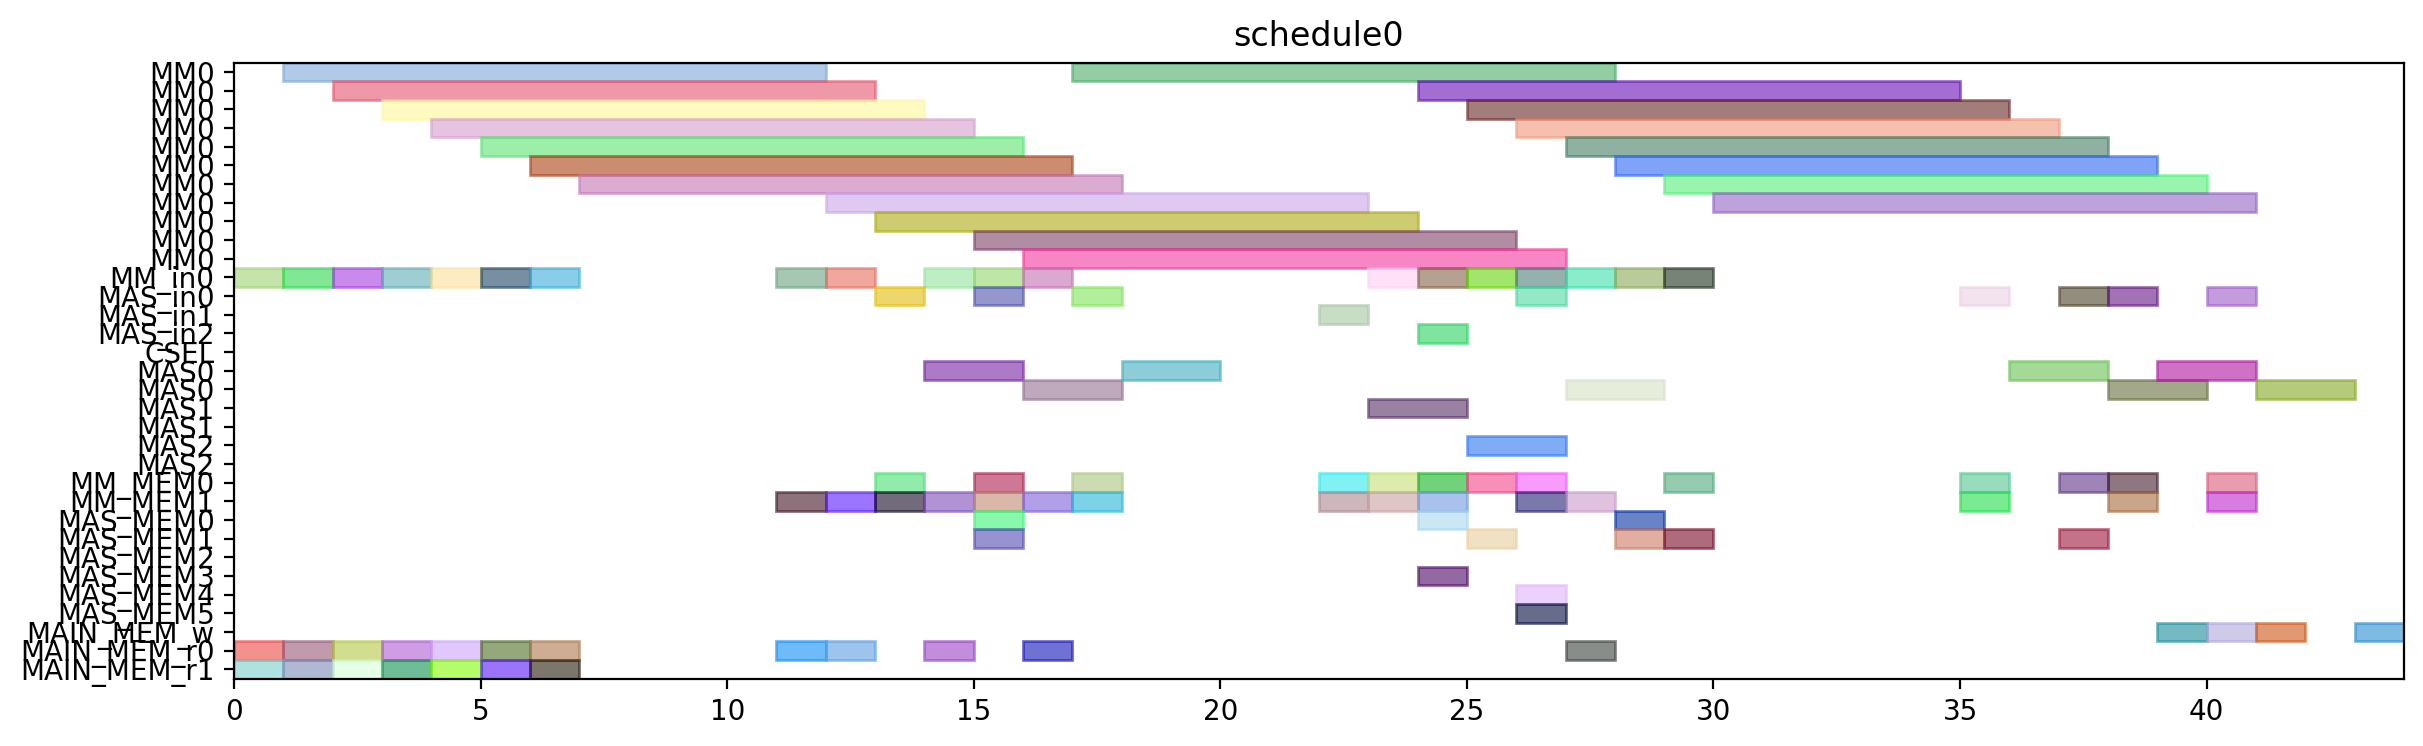

This figure's Python source:
from pyschedule import Scenario, solvers, plotters, alt


def solve():
	horizon = 120
	S = Scenario("schedule0", horizon=horizon)

	# resource
	MM = S.Resources('MM', num=1, size=11)
	MM_in = S.Resources('MM_in', num=1)
	MAS_in = S.Resources('MAS_in', num=3)
	CSEL = S.Resource('CSEL')
	MAS = S.Resources('MAS', num=3, size=2, periods=range(1, horizon))
	MM_MEM = S.Resources('MM_MEM', num=2)
	MAS_MEM = S.Resources('MAS_MEM', num=6)
	MAIN_MEM_w = S.Resource('MAIN_MEM_w', size=1)
	MAIN_MEM_r = S.Resources('MAIN_MEM_r', num=2)

	# result of previous scheduling

	# new tasks
	T1 = S.Task('T1', length=11, delay_cost=1)
	T1 += alt(MM)
	T1_in = S.Task('T1_in', length=1, delay_cost=1)
	T1_in += alt(MM_in)
	S += T1_in*MM_in[0]<=T1*MM[0]
	T1_mem0 = S.Task('T1_mem0', length=1, delay_cost=1)
	T1_mem0 += MAIN_MEM_r[0]
	S += T1_mem0 <= T1

	T1_mem1 = S.Task('T1_mem1', length=1, delay_cost=1)
	T1_mem1 += MAIN_MEM_r[1]
	S += T1_mem1 <= T1

	T2 = S.Task('T2', length=11, delay_cost=1)
	T2 += alt(MM)
	T2_in = S.Task('T2_in', length=1, delay_cost=1)
	T2_in += alt(MM_in)
	S += T2_in*MM_in[0]<=T2*MM[0]
	T2_mem0 = S.Task('T2_mem0', length=1, delay_cost=1)
	T2_mem0 += MAIN_MEM_r[0]
	S += T2_mem0 <= T2

	T2_mem1 = S.Task('T2_mem1', length=1, delay_cost=1)
	T2_mem1 += MAIN_MEM_r[1]
	S += T2_mem1 <= T2

	T3 = S.Task('T3', length=11, delay_cost=1)
	T3 += alt(MM)
	T3_in = S.Task('T3_in', length=1, delay_cost=1)
	T3_in += alt(MM_in)
	S += T3_in*MM_in[0]<=T3*MM[0]
	T3_mem0 = S.Task('T3_mem0', length=1, delay_cost=1)
	T3_mem0 += MAIN_MEM_r[0]
	S += T3_mem0 <= T3

	T3_mem1 = S.Task('T3_mem1', length=1, delay_cost=1)
	T3_mem1 += MAIN_MEM_r[1]
	S += T3_mem1 <= T3

	T4 = S.Task('T4', length=11, delay_cost=1)
	T4 += alt(MM)
	T4_in = S.Task('T4_in', length=1, delay_cost=1)
	T4_in += alt(MM_in)
	S += T4_in*MM_in[0]<=T4*MM[0]
	T4_mem0 = S.Task('T4_mem0', length=1, delay_cost=1)
	T4_mem0 += MAIN_MEM_r[0]
	S += T4_mem0 <= T4

	T4_mem1 = S.Task('T4_mem1', length=1, delay_cost=1)
	T4_mem1 += MAIN_MEM_r[1]
	S += T4_mem1 <= T4

	T5 = S.Task('T5', length=11, delay_cost=1)
	T5 += alt(MM)
	T5_in = S.Task('T5_in', length=1, delay_cost=1)
	T5_in += alt(MM_in)
	S += T5_in*MM_in[0]<=T5*MM[0]
	T5_mem0 = S.Task('T5_mem0', length=1, delay_cost=1)
	T5_mem0 += MAIN_MEM_r[0]
	S += T5_mem0 <= T5

	T5_mem1 = S.Task('T5_mem1', length=1, delay_cost=1)
	T5_mem1 += MAIN_MEM_r[1]
	S += T5_mem1 <= T5

	T6 = S.Task('T6', length=11, delay_cost=1)
	T6 += alt(MM)
	T6_in = S.Task('T6_in', length=1, delay_cost=1)
	T6_in += alt(MM_in)
	S += T6_in*MM_in[0]<=T6*MM[0]
	T6_mem0 = S.Task('T6_mem0', length=1, delay_cost=1)
	T6_mem0 += MAIN_MEM_r[0]
	S += T6_mem0 <= T6

	T6_mem1 = S.Task('T6_mem1', length=1, delay_cost=1)
	T6_mem1 += MAIN_MEM_r[1]
	S += T6_mem1 <= T6

	T7 = S.Task('T7', length=11, delay_cost=1)
	T7 += alt(MM)
	T7_in = S.Task('T7_in', length=1, delay_cost=1)
	T7_in += alt(MM_in)
	S += T7_in*MM_in[0]<=T7*MM[0]
	T7_mem0 = S.Task('T7_mem0', length=1, delay_cost=1)
	T7_mem0 += MAIN_MEM_r[0]
	S += T7_mem0 <= T7

	T7_mem1 = S.Task('T7_mem1', length=1, delay_cost=1)
	T7_mem1 += MAIN_MEM_r[1]
	S += T7_mem1 <= T7

	T8 = S.Task('T8', length=11, delay_cost=1)
	T8 += alt(MM)
	T8_in = S.Task('T8_in', length=1, delay_cost=1)
	T8_in += alt(MM_in)
	S += T8_in*MM_in[0]<=T8*MM[0]
	T8_mem0 = S.Task('T8_mem0', length=1, delay_cost=1)
	T8_mem0 += MAIN_MEM_r[0]
	S += T8_mem0 <= T8

	T8_mem1 = S.Task('T8_mem1', length=1, delay_cost=1)
	T8_mem1 += alt(MM_MEM)
	S += (T1*MM[0])-1 < T8_mem1*MM_MEM[1]
	S += T8_mem1 <= T8

	T9 = S.Task('T9', length=11, delay_cost=1)
	T9 += alt(MM)
	T9_in = S.Task('T9_in', length=1, delay_cost=1)
	T9_in += alt(MM_in)
	S += T9_in*MM_in[0]<=T9*MM[0]
	T9_mem0 = S.Task('T9_mem0', length=1, delay_cost=1)
	T9_mem0 += MAIN_MEM_r[0]
	S += T9_mem0 <= T9

	T9_mem1 = S.Task('T9_mem1', length=1, delay_cost=1)
	T9_mem1 += alt(MM_MEM)
	S += (T1*MM[0])-1 < T9_mem1*MM_MEM[1]
	S += T9_mem1 <= T9

	T10 = S.Task('T10', length=11, delay_cost=1)
	T10 += alt(MM)
	T10_in = S.Task('T10_in', length=1, delay_cost=1)
	T10_in += alt(MM_in)
	S += T10_in*MM_in[0]<=T10*MM[0]
	T10_mem0 = S.Task('T10_mem0', length=1, delay_cost=1)
	T10_mem0 += MAIN_MEM_r[0]
	S += T10_mem0 <= T10

	T10_mem1 = S.Task('T10_mem1', length=1, delay_cost=1)
	T10_mem1 += alt(MM_MEM)
	S += (T3*MM[0])-1 < T10_mem1*MM_MEM[1]
	S += T10_mem1 <= T10

	T11 = S.Task('T11', length=11, delay_cost=1)
	T11 += alt(MM)
	T11_in = S.Task('T11_in', length=1, delay_cost=1)
	T11_in += alt(MM_in)
	S += T11_in*MM_in[0]<=T11*MM[0]
	T11_mem0 = S.Task('T11_mem0', length=1, delay_cost=1)
	T11_mem0 += MAIN_MEM_r[0]
	S += T11_mem0 <= T11

	T11_mem1 = S.Task('T11_mem1', length=1, delay_cost=1)
	T11_mem1 += alt(MM_MEM)
	S += (T3*MM[0])-1 < T11_mem1*MM_MEM[1]
	S += T11_mem1 <= T11

	T12 = S.Task('T12', length=2, delay_cost=1)
	T12 += alt(MAS)
	T12_in = S.Task('T12_in', length=1, delay_cost=1)
	T12_in += alt(MAS_in)
	S += T12_in*MAS_in[0]<=T12*MAS[0]

	S += T12_in*MAS_in[1]<=T12*MAS[1]

	S += T12_in*MAS_in[2]<=T12*MAS[2]

	T12_mem0 = S.Task('T12_mem0', length=1, delay_cost=1)
	T12_mem0 += alt(MM_MEM)
	S += (T4*MM[0])-1 < T12_mem0*MM_MEM[0]
	S += T12_mem0 <= T12

	T12_mem1 = S.Task('T12_mem1', length=1, delay_cost=1)
	T12_mem1 += alt(MM_MEM)
	S += (T2*MM[0])-1 < T12_mem1*MM_MEM[1]
	S += T12_mem1 <= T12

	T13 = S.Task('T13', length=2, delay_cost=1)
	T13 += alt(MAS)
	T13_in = S.Task('T13_in', length=1, delay_cost=1)
	T13_in += alt(MAS_in)
	S += T13_in*MAS_in[0]<=T13*MAS[0]

	S += T13_in*MAS_in[1]<=T13*MAS[1]

	S += T13_in*MAS_in[2]<=T13*MAS[2]

	T13_mem0 = S.Task('T13_mem0', length=1, delay_cost=1)
	T13_mem0 += alt(MM_MEM)
	S += (T4*MM[0])-1 < T13_mem0*MM_MEM[0]
	S += T13_mem0 <= T13

	T13_mem1 = S.Task('T13_mem1', length=1, delay_cost=1)
	T13_mem1 += alt(MM_MEM)
	S += (T2*MM[0])-1 < T13_mem1*MM_MEM[1]
	S += T13_mem1 <= T13

	T15 = S.Task('T15', length=2, delay_cost=1)
	T15 += alt(MAS)
	T15_in = S.Task('T15_in', length=1, delay_cost=1)
	T15_in += alt(MAS_in)
	S += T15_in*MAS_in[0]<=T15*MAS[0]

	S += T15_in*MAS_in[1]<=T15*MAS[1]

	S += T15_in*MAS_in[2]<=T15*MAS[2]

	T15_mem0 = S.Task('T15_mem0', length=1, delay_cost=1)
	T15_mem0 += alt(MM_MEM)
	S += (T7*MM[0])-1 < T15_mem0*MM_MEM[0]
	S += T15_mem0 <= T15

	T15_mem1 = S.Task('T15_mem1', length=1, delay_cost=1)
	T15_mem1 += alt(MM_MEM)
	S += (T7*MM[0])-1 < T15_mem1*MM_MEM[1]
	S += T15_mem1 <= T15

	T14 = S.Task('T14', length=11, delay_cost=1)
	T14 += alt(MM)
	T14_in = S.Task('T14_in', length=1, delay_cost=1)
	T14_in += alt(MM_in)
	S += T14_in*MM_in[0]<=T14*MM[0]
	T14_mem0 = S.Task('T14_mem0', length=1, delay_cost=1)
	T14_mem0 += alt(MAS_MEM)
	S += (T13*MAS[0])-1 < T14_mem0*MAS_MEM[0]
	S += (T13*MAS[1])-1 < T14_mem0*MAS_MEM[2]
	S += (T13*MAS[2])-1 < T14_mem0*MAS_MEM[4]
	S += T14_mem0 <= T14

	T14_mem1 = S.Task('T14_mem1', length=1, delay_cost=1)
	T14_mem1 += alt(MAS_MEM)
	S += (T13*MAS[0])-1 < T14_mem1*MAS_MEM[1]
	S += (T13*MAS[1])-1 < T14_mem1*MAS_MEM[3]
	S += (T13*MAS[2])-1 < T14_mem1*MAS_MEM[5]
	S += T14_mem1 <= T14

	T16 = S.Task('T16', length=11, delay_cost=1)
	T16 += alt(MM)
	T16_in = S.Task('T16_in', length=1, delay_cost=1)
	T16_in += alt(MM_in)
	S += T16_in*MM_in[0]<=T16*MM[0]
	T16_mem0 = S.Task('T16_mem0', length=1, delay_cost=1)
	T16_mem0 += alt(MM_MEM)
	S += (T1*MM[0])-1 < T16_mem0*MM_MEM[0]
	S += T16_mem0 <= T16

	T16_mem1 = S.Task('T16_mem1', length=1, delay_cost=1)
	T16_mem1 += alt(MM_MEM)
	S += (T8*MM[0])-1 < T16_mem1*MM_MEM[1]
	S += T16_mem1 <= T16

	T17 = S.Task('T17', length=11, delay_cost=1)
	T17 += alt(MM)
	T17_in = S.Task('T17_in', length=1, delay_cost=1)
	T17_in += alt(MM_in)
	S += T17_in*MM_in[0]<=T17*MM[0]
	T17_mem0 = S.Task('T17_mem0', length=1, delay_cost=1)
	T17_mem0 += alt(MM_MEM)
	S += (T8*MM[0])-1 < T17_mem0*MM_MEM[0]
	S += T17_mem0 <= T17

	T17_mem1 = S.Task('T17_mem1', length=1, delay_cost=1)
	T17_mem1 += alt(MAS_MEM)
	S += (T15*MAS[0])-1 < T17_mem1*MAS_MEM[1]
	S += (T15*MAS[1])-1 < T17_mem1*MAS_MEM[3]
	S += (T15*MAS[2])-1 < T17_mem1*MAS_MEM[5]
	S += T17_mem1 <= T17

	T18 = S.Task('T18', length=2, delay_cost=1)
	T18 += alt(MAS)
	T18_in = S.Task('T18_in', length=1, delay_cost=1)
	T18_in += alt(MAS_in)
	S += T18_in*MAS_in[0]<=T18*MAS[0]

	S += T18_in*MAS_in[1]<=T18*MAS[1]

	S += T18_in*MAS_in[2]<=T18*MAS[2]

	T18_mem0 = S.Task('T18_mem0', length=1, delay_cost=1)
	T18_mem0 += alt(MM_MEM)
	S += (T5*MM[0])-1 < T18_mem0*MM_MEM[0]
	S += T18_mem0 <= T18

	T18_mem1 = S.Task('T18_mem1', length=1, delay_cost=1)
	T18_mem1 += alt(MM_MEM)
	S += (T9*MM[0])-1 < T18_mem1*MM_MEM[1]
	S += T18_mem1 <= T18

	T19 = S.Task('T19', length=2, delay_cost=1)
	T19 += alt(MAS)
	T19_in = S.Task('T19_in', length=1, delay_cost=1)
	T19_in += alt(MAS_in)
	S += T19_in*MAS_in[0]<=T19*MAS[0]

	S += T19_in*MAS_in[1]<=T19*MAS[1]

	S += T19_in*MAS_in[2]<=T19*MAS[2]

	T19_mem0 = S.Task('T19_mem0', length=1, delay_cost=1)
	T19_mem0 += alt(MM_MEM)
	S += (T5*MM[0])-1 < T19_mem0*MM_MEM[0]
	S += T19_mem0 <= T19

	T19_mem1 = S.Task('T19_mem1', length=1, delay_cost=1)
	T19_mem1 += alt(MM_MEM)
	S += (T9*MM[0])-1 < T19_mem1*MM_MEM[1]
	S += T19_mem1 <= T19

	T21 = S.Task('T21', length=2, delay_cost=1)
	T21 += alt(MAS)
	T21_in = S.Task('T21_in', length=1, delay_cost=1)
	T21_in += alt(MAS_in)
	S += T21_in*MAS_in[0]<=T21*MAS[0]

	S += T21_in*MAS_in[1]<=T21*MAS[1]

	S += T21_in*MAS_in[2]<=T21*MAS[2]

	T21_mem0 = S.Task('T21_mem0', length=1, delay_cost=1)
	T21_mem0 += alt(MM_MEM)
	S += (T6*MM[0])-1 < T21_mem0*MM_MEM[0]
	S += T21_mem0 <= T21

	T21_mem1 = S.Task('T21_mem1', length=1, delay_cost=1)
	T21_mem1 += alt(MM_MEM)
	S += (T10*MM[0])-1 < T21_mem1*MM_MEM[1]
	S += T21_mem1 <= T21

	T24 = S.Task('T24', length=11, delay_cost=1)
	T24 += alt(MM)
	T24_in = S.Task('T24_in', length=1, delay_cost=1)
	T24_in += alt(MM_in)
	S += T24_in*MM_in[0]<=T24*MM[0]
	T24_mem0 = S.Task('T24_mem0', length=1, delay_cost=1)
	T24_mem0 += alt(MM_MEM)
	S += (T11*MM[0])-1 < T24_mem0*MM_MEM[0]
	S += T24_mem0 <= T24

	T24_mem1 = S.Task('T24_mem1', length=1, delay_cost=1)
	T24_mem1 += alt(MAS_MEM)
	S += (T12*MAS[0])-1 < T24_mem1*MAS_MEM[1]
	S += (T12*MAS[1])-1 < T24_mem1*MAS_MEM[3]
	S += (T12*MAS[2])-1 < T24_mem1*MAS_MEM[5]
	S += T24_mem1 <= T24

	T20 = S.Task('T20', length=11, delay_cost=1)
	T20 += alt(MM)
	T20_in = S.Task('T20_in', length=1, delay_cost=1)
	T20_in += alt(MM_in)
	S += T20_in*MM_in[0]<=T20*MM[0]
	T20_mem0 = S.Task('T20_mem0', length=1, delay_cost=1)
	T20_mem0 += alt(MAS_MEM)
	S += (T15*MAS[0])-1 < T20_mem0*MAS_MEM[0]
	S += (T15*MAS[1])-1 < T20_mem0*MAS_MEM[2]
	S += (T15*MAS[2])-1 < T20_mem0*MAS_MEM[4]
	S += T20_mem0 <= T20

	T20_mem1 = S.Task('T20_mem1', length=1, delay_cost=1)
	T20_mem1 += alt(MAS_MEM)
	S += (T18*MAS[0])-1 < T20_mem1*MAS_MEM[1]
	S += (T18*MAS[1])-1 < T20_mem1*MAS_MEM[3]
	S += (T18*MAS[2])-1 < T20_mem1*MAS_MEM[5]
	S += T20_mem1 <= T20

	T22 = S.Task('T22', length=11, delay_cost=1)
	T22 += alt(MM)
	T22_in = S.Task('T22_in', length=1, delay_cost=1)
	T22_in += alt(MM_in)
	S += T22_in*MM_in[0]<=T22*MM[0]
	T22_mem0 = S.Task('T22_mem0', length=1, delay_cost=1)
	T22_mem0 += alt(MAS_MEM)
	S += (T21*MAS[0])-1 < T22_mem0*MAS_MEM[0]
	S += (T21*MAS[1])-1 < T22_mem0*MAS_MEM[2]
	S += (T21*MAS[2])-1 < T22_mem0*MAS_MEM[4]
	S += T22_mem0 <= T22

	T22_mem1 = S.Task('T22_mem1', length=1, delay_cost=1)
	T22_mem1 += alt(MAS_MEM)
	S += (T21*MAS[0])-1 < T22_mem1*MAS_MEM[1]
	S += (T21*MAS[1])-1 < T22_mem1*MAS_MEM[3]
	S += (T21*MAS[2])-1 < T22_mem1*MAS_MEM[5]
	S += T22_mem1 <= T22

	T23 = S.Task('T23', length=11, delay_cost=1)
	T23 += alt(MM)
	T23_in = S.Task('T23_in', length=1, delay_cost=1)
	T23_in += alt(MM_in)
	S += T23_in*MM_in[0]<=T23*MM[0]
	T23_mem0 = S.Task('T23_mem0', length=1, delay_cost=1)
	T23_mem0 += alt(MAS_MEM)
	S += (T19*MAS[0])-1 < T23_mem0*MAS_MEM[0]
	S += (T19*MAS[1])-1 < T23_mem0*MAS_MEM[2]
	S += (T19*MAS[2])-1 < T23_mem0*MAS_MEM[4]
	S += T23_mem0 <= T23

	T23_mem1 = S.Task('T23_mem1', length=1, delay_cost=1)
	T23_mem1 += alt(MAS_MEM)
	S += (T19*MAS[0])-1 < T23_mem1*MAS_MEM[1]
	S += (T19*MAS[1])-1 < T23_mem1*MAS_MEM[3]
	S += (T19*MAS[2])-1 < T23_mem1*MAS_MEM[5]
	S += T23_mem1 <= T23

	Z2_new = S.Task('Z2_new', length=11, delay_cost=1)
	Z2_new += alt(MM)
	Z2_new_in = S.Task('Z2_new_in', length=1, delay_cost=1)
	Z2_new_in += alt(MM_in)
	S += Z2_new_in*MM_in[0]<=Z2_new*MM[0]
	S += 0<Z2_new

	Z2_new_w = S.Task('Z2_new_w', length=1, delay_cost=1)
	Z2_new_w += alt(MAIN_MEM_w)
	S += Z2_new <= Z2_new_w

	Z2_new_mem0 = S.Task('Z2_new_mem0', length=1, delay_cost=1)
	Z2_new_mem0 += MAIN_MEM_r[0]
	S += Z2_new_mem0 <= Z2_new

	Z2_new_mem1 = S.Task('Z2_new_mem1', length=1, delay_cost=1)
	Z2_new_mem1 += alt(MM_MEM)
	S += (T14*MM[0])-1 < Z2_new_mem1*MM_MEM[1]
	S += Z2_new_mem1 <= Z2_new

	T25 = S.Task('T25', length=2, delay_cost=1)
	T25 += alt(MAS)
	T25_in = S.Task('T25_in', length=1, delay_cost=1)
	T25_in += alt(MAS_in)
	S += T25_in*MAS_in[0]<=T25*MAS[0]

	S += T25_in*MAS_in[1]<=T25*MAS[1]

	S += T25_in*MAS_in[2]<=T25*MAS[2]

	T25_mem0 = S.Task('T25_mem0', length=1, delay_cost=1)
	T25_mem0 += alt(MM_MEM)
	S += (T20*MM[0])-1 < T25_mem0*MM_MEM[0]
	S += T25_mem0 <= T25

	T25_mem1 = S.Task('T25_mem1', length=1, delay_cost=1)
	T25_mem1 += alt(MM_MEM)
	S += (T20*MM[0])-1 < T25_mem1*MM_MEM[1]
	S += T25_mem1 <= T25

	X2_new = S.Task('X2_new', length=2, delay_cost=1)
	X2_new += alt(MAS)
	X2_new_in = S.Task('X2_new_in', length=1, delay_cost=1)
	X2_new_in += alt(MAS_in)
	S += X2_new_in*MAS_in[0]<=X2_new*MAS[0]

	S += X2_new_in*MAS_in[1]<=X2_new*MAS[1]

	S += X2_new_in*MAS_in[2]<=X2_new*MAS[2]

	S += 0<X2_new

	X2_new_w = S.Task('X2_new_w', length=1, delay_cost=1)
	X2_new_w += alt(MAIN_MEM_w)
	S += X2_new <= X2_new_w

	X2_new_mem0 = S.Task('X2_new_mem0', length=1, delay_cost=1)
	X2_new_mem0 += alt(MM_MEM)
	S += (T22*MM[0])-1 < X2_new_mem0*MM_MEM[0]
	S += X2_new_mem0 <= X2_new

	X2_new_mem1 = S.Task('X2_new_mem1', length=1, delay_cost=1)
	X2_new_mem1 += alt(MM_MEM)
	S += (T24*MM[0])-1 < X2_new_mem1*MM_MEM[1]
	S += X2_new_mem1 <= X2_new

	X1_new = S.Task('X1_new', length=2, delay_cost=1)
	X1_new += alt(MAS)
	X1_new_in = S.Task('X1_new_in', length=1, delay_cost=1)
	X1_new_in += alt(MAS_in)
	S += X1_new_in*MAS_in[0]<=X1_new*MAS[0]

	S += X1_new_in*MAS_in[1]<=X1_new*MAS[1]

	S += X1_new_in*MAS_in[2]<=X1_new*MAS[2]

	S += 0<X1_new

	X1_new_w = S.Task('X1_new_w', length=1, delay_cost=1)
	X1_new_w += alt(MAIN_MEM_w)
	S += X1_new <= X1_new_w

	X1_new_mem0 = S.Task('X1_new_mem0', length=1, delay_cost=1)
	X1_new_mem0 += alt(MM_MEM)
	S += (T23*MM[0])-1 < X1_new_mem0*MM_MEM[0]
	S += X1_new_mem0 <= X1_new

	X1_new_mem1 = S.Task('X1_new_mem1', length=1, delay_cost=1)
	X1_new_mem1 += alt(MM_MEM)
	S += (T17*MM[0])-1 < X1_new_mem1*MM_MEM[1]
	S += X1_new_mem1 <= X1_new

	Z1_new = S.Task('Z1_new', length=2, delay_cost=1)
	Z1_new += alt(MAS)
	Z1_new_in = S.Task('Z1_new_in', length=1, delay_cost=1)
	Z1_new_in += alt(MAS_in)
	S += Z1_new_in*MAS_in[0]<=Z1_new*MAS[0]

	S += Z1_new_in*MAS_in[1]<=Z1_new*MAS[1]

	S += Z1_new_in*MAS_in[2]<=Z1_new*MAS[2]

	S += 0<Z1_new

	Z1_new_w = S.Task('Z1_new_w', length=1, delay_cost=1)
	Z1_new_w += alt(MAIN_MEM_w)
	S += Z1_new <= Z1_new_w

	Z1_new_mem0 = S.Task('Z1_new_mem0', length=1, delay_cost=1)
	Z1_new_mem0 += alt(MM_MEM)
	S += (T16*MM[0])-1 < Z1_new_mem0*MM_MEM[0]
	S += Z1_new_mem0 <= Z1_new

	Z1_new_mem1 = S.Task('Z1_new_mem1', length=1, delay_cost=1)
	Z1_new_mem1 += alt(MAS_MEM)
	S += (T25*MAS[0])-1 < Z1_new_mem1*MAS_MEM[1]
	S += (T25*MAS[1])-1 < Z1_new_mem1*MAS_MEM[3]
	S += (T25*MAS[2])-1 < Z1_new_mem1*MAS_MEM[5]
	S += Z1_new_mem1 <= Z1_new

	solvers.mip.solve(S,msg=1,kind='CPLEX',ratio_gap=1.01)

	solution = [['hoge']*len(S.solution()[1]) for i in range(len(S.solution()))]
	for i in range(len(S.solution())):
		for j in range(len(S.solution()[i])):
			solution[i][j]=str(S.solution()[i][j])
	print(solution)

	cycles = int(solution[-1][3])

	pic_file_name = "/mnt/rose/usr1/fukuda/ABE/multiRAM_multiMAS_16mux/scheduling_result/stage11MM1_stage2MAS3/EP_LADDERMUL/schedule0.png"
	if(S.solution() != []):
		plotters.matplotlib.plot(S,img_filename=pic_file_name, show_task_labels=False, fig_size=(cycles*0.25+3, 4))

	return solution
